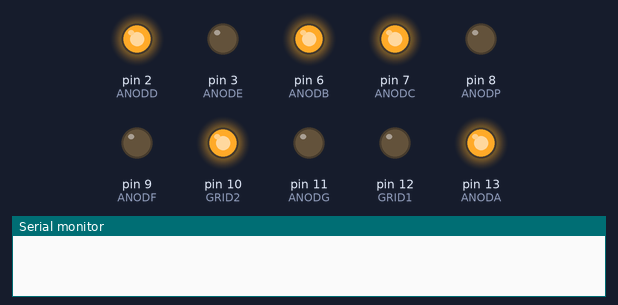
The sketch below on a simulated Arduino Uno, built with avr-gcc and run on an emulated ATmega328P. Shown: output pins drawn as LEDs (lit = HIGH), the last lines printed to the serial monitor.

Above: at 0.5 s.
At 3.5 s:
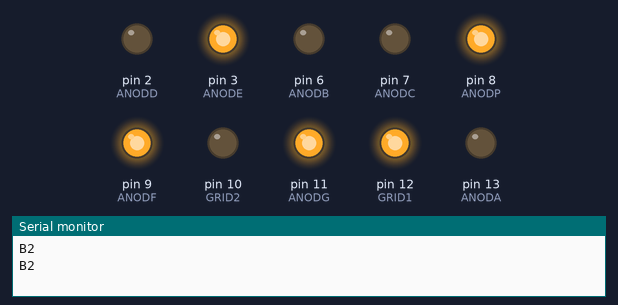
Timing chart, 0 to 4.6 s (numbered marks = the images above):
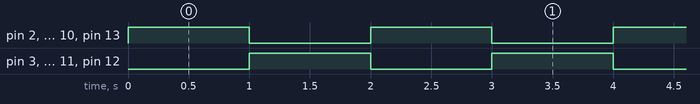

The sketch:

test01.ino
```cpp
#define GRID1 12
#define GRID2 10
#define ANODA 13
#define ANODB 6
#define ANODC 7
#define ANODD 2
#define ANODE 3
#define ANODF 9
#define ANODG 11
#define ANODP 8

void setup() {
  Serial.begin(9600);

  pinMode(GRID1, OUTPUT);
  pinMode(GRID2, OUTPUT);

  pinMode(ANODA, OUTPUT);
  pinMode(ANODB, OUTPUT);
  pinMode(ANODC, OUTPUT);
  pinMode(ANODD, OUTPUT);
  pinMode(ANODE, OUTPUT);
  pinMode(ANODF, OUTPUT);
  pinMode(ANODG, OUTPUT);
  pinMode(ANODP, OUTPUT);
}

void loop() {
  digitalWrite(GRID1, LOW);
  digitalWrite(GRID2, HIGH);
  digitalWrite(ANODA, HIGH);
  digitalWrite(ANODB, HIGH);
  digitalWrite(ANODC, HIGH);
  digitalWrite(ANODD, HIGH);
  digitalWrite(ANODE, LOW);
  digitalWrite(ANODF, LOW);
  digitalWrite(ANODG, LOW);
  digitalWrite(ANODP, LOW);
  delay(1000);
  Serial.println("B2");
  digitalWrite(GRID1, HIGH);
  digitalWrite(GRID2, LOW);
  digitalWrite(ANODA, LOW);
  digitalWrite(ANODB, LOW);
  digitalWrite(ANODC, LOW);
  digitalWrite(ANODD, LOW);
  digitalWrite(ANODE, HIGH);
  digitalWrite(ANODF, HIGH);
  digitalWrite(ANODG, HIGH);
  digitalWrite(ANODP, HIGH);
  delay(1000);
}
```

Measured:
- by itself, pin 2 (ANODD), pin 3 (ANODE), pin 6 (ANODB), pin 7 (ANODC), pin 8 (ANODP), pin 9 (ANODF), pin 10 (GRID2), pin 11 (ANODG), pin 12 (GRID1), pin 13 (ANODA): alternates HIGH for 1.0 s and LOW for 1.0 s
